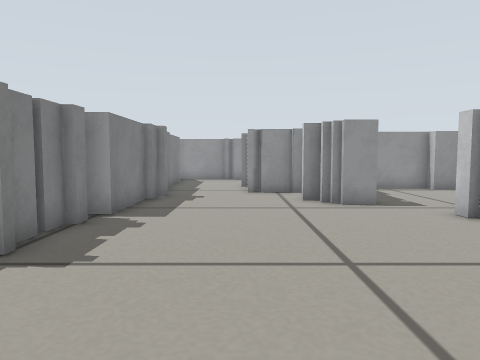
view 1 (above)

16 first-person views from a walk through a Gazebo world. The camera is 0.29 m above the floor, tilts 4° down and sees 70° across. The floor is counted in squares, 0.2 m on a side. Each view is taken from the middle of a square. On the plan, view 1 faces up. The plan holds only what a view shows up to about 15 squares ahead; the rest is blank.

view 2
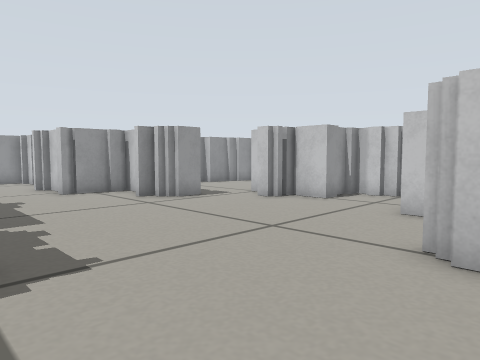

view 3
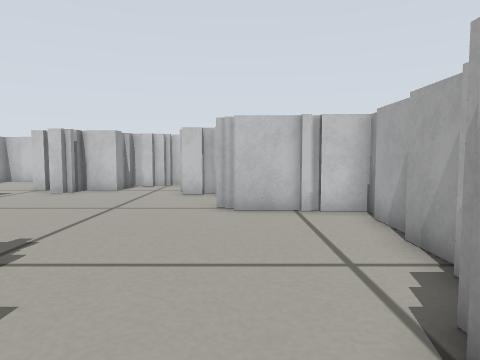

view 4
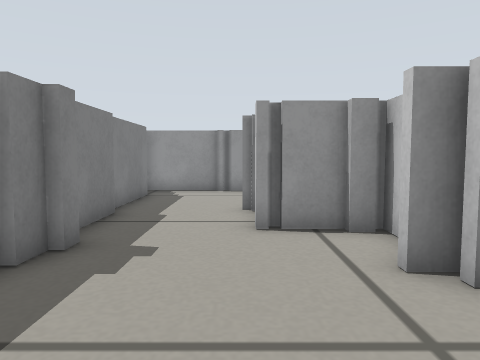

view 5
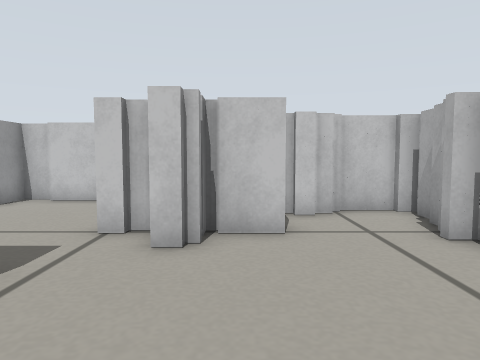

view 6
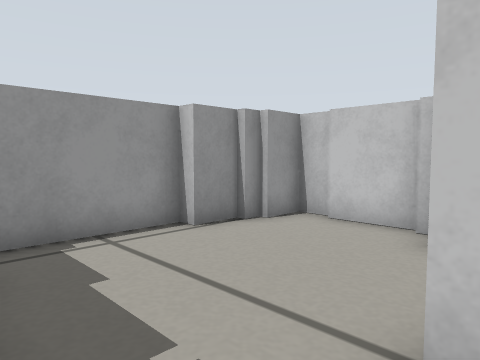

view 7
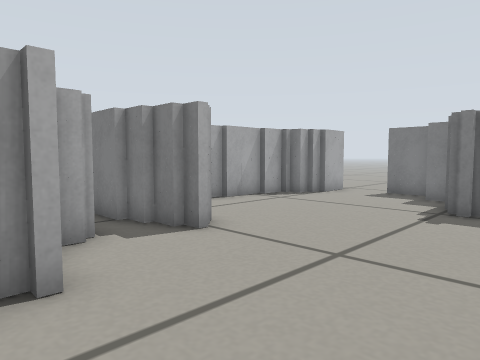

view 8
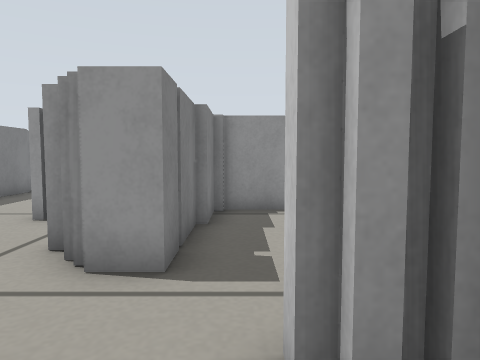

view 9
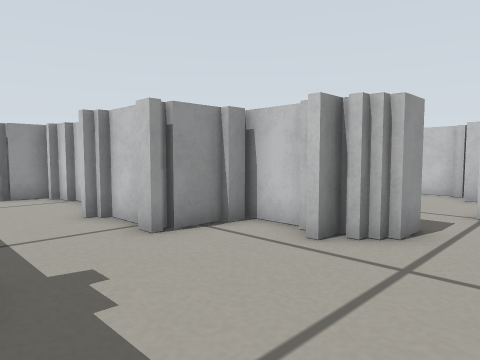

view 10
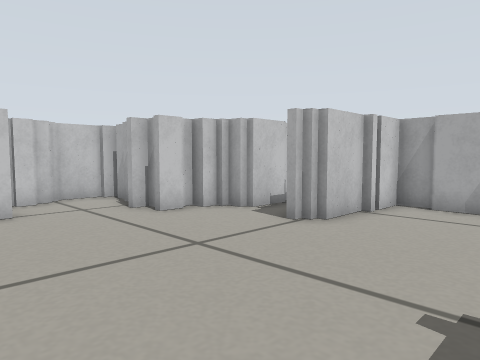

view 11
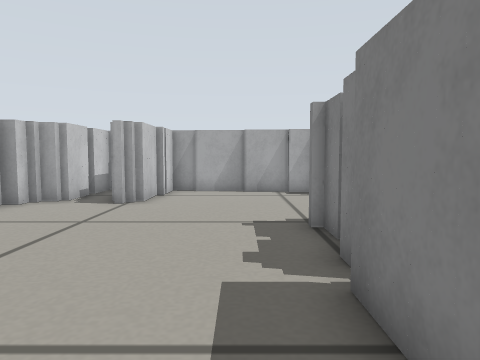

view 12
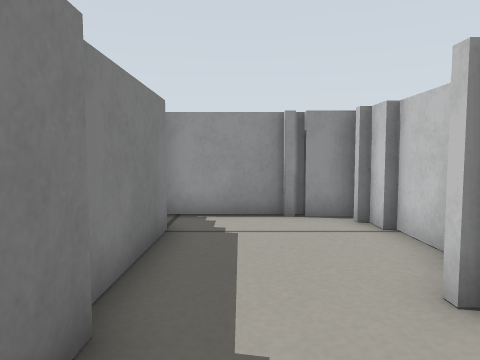

view 13
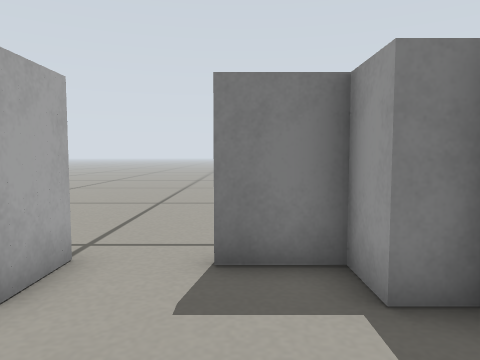

view 14
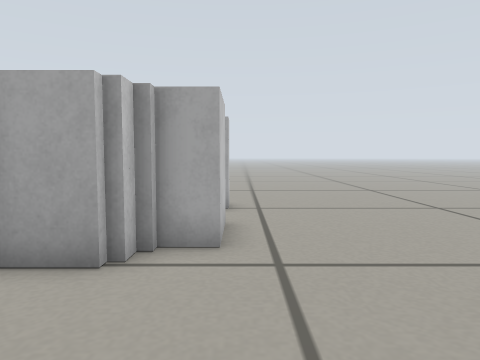

view 15
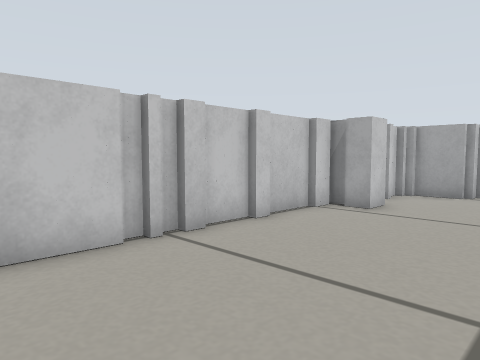

view 16
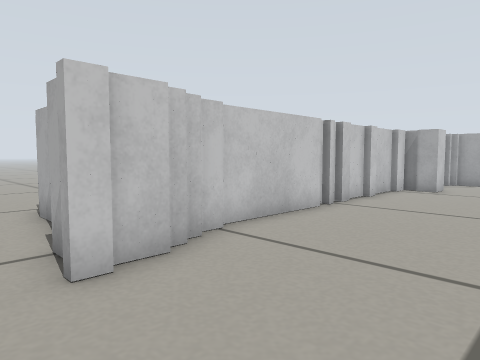

### Floor plan
Points are (right, up) in squares from view 1. A wall is a line through its corners. A room is listed if a view was taken in it or the views show most of it. See-through windows are left out.
Room 1 (views 1, 2, 3, 4, 5, 6, 7, 8, 9, 10, 11, 12, 13)
walls: (-3.4, 7.8) (-3.4, 7.1); (-3.7, 7.2) (-3.7, 6.4); (-3.7, 6.2) (-3.7, 5.1); (2.9, 11.2) (2, 11.2); (4.1, 10.2) (3, 10.2); (5.3, 7.9) (5.3, 8.5); (1.8, 1.8) (1.8, 1.1); (-3.2, 11.5) (-3.2, 8.4) (-3.9, 8.4); (2.8, 12) (2.8, 13.8); (-2.9, 12.2) (-2.9, 11.4); (2.1, 1.2) (2.1, 0.4); (-2.7, 12.8) (-2.7, 12.1); (5, 2.9) (5.8, 2.9) (5.8, 3.5); (0.3, 13.6) (0.3, 14.2); (6.6, 7.7) (6, 7.7); (6.3, 9.1) (6.3, 9.8); (4.8, 2.4) (4.8, 3.2); (6.6, 8.6) (6.6, 9.2); (2.3, 0.5) (2.3, -0.4); (2.6, 13.4) (2, 13.4); (2.1, 13.7) (0.8, 13.7); (7.1, 6.2) (6.3, 6.2) (6.3, 7.5); (-6.2, 3.4) (-7.4, 3.4) (-7.4, 1.6); (5.1, 1.9) (5.1, 2.5); (0.6, 14.5) (0.6, 16); (2.6, -0.2) (2.6, -1.6); (1.1, -0.6) (1.1, 1.2); (6.9, 2.9) (7.4, 2.9); (8.1, 6.4) (7.5, 6.4); (3.6, -0.6) (3.6, 1.2) (4.6, 1.2) (4.6, 1.9); (8.3, 5.1) (8.3, 5.8); (7.8, 2.7) (8.4, 2.7); (8.6, 4.6) (8.6, 6.2) (8, 6.2); (-0.2, -2.3) (0.8, -2.3) (0.8, -1); (-2.2, -2.1) (-0.1, -2.1); (-3.2, 15.8) (-3.2, 13.6); (-7.7, 1.6) (-7.7, 3.7) (-6.4, 3.7) (-6.4, 4.7); (-4, -1.8) (-2.1, -1.8); (-5.8, -0.8) (-5.2, -0.8) (-5.2, -1.6) (-3.9, -1.6); (-6.2, -0.6) (-5.6, -0.6); (8.8, 2.4) (8.8, 3); (9.1, 2.9) (9.1, 4.4); (-7.8, -0.3) (-6.1, -0.3); (1.1, 18) (1.1, 19.8); (0.8, 19.6) (0.8, 20.5); (-3.4, 19.8) (-3.4, 16.1); (0.8, 21.2) (-0.5, 21.2); (-0.9, 21.4) (-4, 21.4)
ways out: opening at (-8, 4.3) to room 2; opening at (5.5, 10) to room 3; opening at (-8.5, -1)
Room 2 (views 14, 15, 16)
walls: (-3.7, 15.4) (-3.7, 19.2); (-3.7, 13.6) (-3.7, 14.2); (-3.4, 14.9) (-3.4, 15.4); (-3.4, 12.1) (-3.4, 13.5); (-3.7, 11.6) (-3.7, 12.2); (-3.9, 19.4) (-3.9, 20); (-3.4, 9.6) (-3.4, 11.4); (-4.7, 21.1) (-4.7, 22.1); (-4.1, 8.7) (-3.7, 8.7) (-3.7, 9.8); (-4.9, 7.9) (-4.9, 8.9) (-4.1, 8.9); (-4.9, 22.1) (-4.9, 22.8); (-6.4, 4.7) (-4.6, 4.7)
ways out: opening at (-8, 4.3) to room 1; opening at (-5, 23.5)
Room 3 (no view inside)
walls: (4.1, 11.2) (4.1, 10.2); (4.1, 13.2) (4.1, 11.4); (9.8, 10.2) (9.8, 10.8); (8.3, 15.2) (4.5, 15.2); (9.6, 14.7) (8.3, 14.7); (10.1, 14.4) (9.5, 14.4); (4.3, 14.9) (4.3, 13.1); (11.1, 11.1) (11.1, 13.2); (11.3, 13.2) (11.3, 14.2) (10, 14.2)
ways out: opening at (5.5, 10) to room 1

Positions as (right, up) in squares from view 1, and headings:
1: (0, 0), facing up
2: (-4, 0), facing up-right
3: (-8, 1), facing right
4: (0, 7), facing up
5: (0, 7), facing right
6: (4, 9), facing up-right
7: (6, 7), facing down-left
8: (5, 6), facing up
9: (-3, 8), facing up-right
10: (-3, 8), facing down-right
11: (-2, 12), facing down
12: (-2, 13), facing up
13: (-3, 2), facing left
14: (-8, 9), facing down
15: (-9, 18), facing down-right
16: (-9, 24), facing down-right
